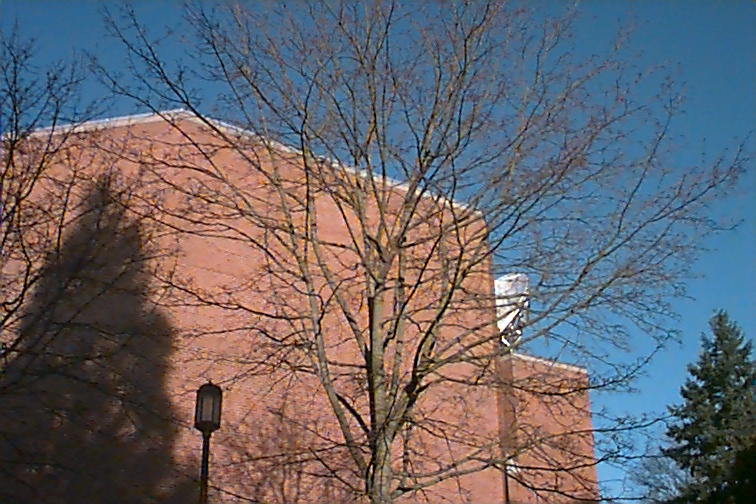
//> input picture code/tree.jpg, 756 x 504 px
$ ./main tree.jpg out.png 3 3   (built with g++ and OpenCV 4)
//> lines starting //> are read from the running program, lines starting //| are printed output that depends on the picture
//opencv libraries
#include "opencv2/core/core.hpp"
#include "opencv2/highgui/highgui.hpp"
#include "opencv2/imgproc/imgproc.hpp"

//C++ standard libraries
#include <iostream>
#include <fstream>
#include <vector>
#include <stack>
#include <unistd.h>

#define IMAGE_NAME "tree.jpg"
#define DEBUG 0
#define RED Scalar(0,0,255)

using namespace cv;
using namespace std;

void ContentAwareResizing(Mat &src, Mat &output, int outWidth, int outHeight);
void ShrinkImage(Mat &src, Mat &output, double scale, char direction);
void EnlargeImage(Mat &src, Mat &output, double scale, char direction);
void resizeByHistogram(Mat &src, Mat &output, int outWidth, int outHeight);
Point getCenter(Mat &src, int buckets = 15);
void process(Mat &src,int outWidth,int outHeight);
void getEnergy(Mat &src, Mat &energy);
void getSeams(Mat &src, Mat &energy, vector<vector<Point> > &seams);
void getSeamMap(Mat &src, Mat &energy, Mat &seam_map, char direction);
void getSeamFromMap(Mat &seam_map, vector<Point> &seam, char direction);
void getSeamFromMap2(Mat &seam_map, vector<vector<Point> > &seams, char direction, int num_seams);
int getMinVal(vector<int> &vals);
int getMinIndex(vector<int> &vals);
int main(int argc,char* argv[])
{
    string method;
	if (argc < 5){
		cout << "Usage: " << argv[0] << " [inputImage] [outputImage] [desiredWidth] [desiredHeight] [seam|histogram]" << endl;
		return 0;
	}
    if (argc < 6)
        method = "seam";
    else
        method = argv[5];

	//Mat img = imread(IMAGE_NAME, IMREAD_COLOR);
	Mat img = imread(argv[1], IMREAD_COLOR);
//> img is the input picture: 504 rows x 756 cols, CV_8UC3; mean B, G, R 107.6, 100.9, 102.1
	//resize(img, img, Size(1000,520));
	// resize(img, img, Size(20,10));
	namedWindow("Finished Image", CV_WINDOW_AUTOSIZE);
	namedWindow("Image", CV_WINDOW_AUTOSIZE);
	namedWindow("Energy", CV_WINDOW_AUTOSIZE);
	namedWindow("TMP", CV_WINDOW_AUTOSIZE);
	namedWindow("Crop", CV_WINDOW_AUTOSIZE);
	//namedWindow("energy", CV_WINDOW_AUTOSIZE);
	imshow("Image",img);

	Mat output;
	//process(img,stoi(argv[3]),stoi(argv[4]));

    if (method.compare("seam") == 0)
        ContentAwareResizing(img, output, stoi(argv[3]), stoi(argv[4]));
    else if (method.compare("histogram") == 0)
        resizeByHistogram(img, output, stoi(argv[3]), stoi(argv[4]));
    else {
        cout << "Method must be either 'seam' or 'histogram'" << endl;
    }
	imshow("Image",img);
	imshow("Finished Image", output);
	imwrite(argv[2], output);
	waitKey(0);
	return 0;
}

// [118 lines left out: functions resizeByHistogram, getCenter, not called in this run]

void ContentAwareResizing(Mat &src, Mat &output, int outWidth, int outHeight) {
//> called with outWidth = 3, outHeight = 3
	int rows = src.rows;
//> rows = 504
	int cols = src.cols;
//> cols = 756
	double x_scale = (double)outHeight / (double)rows;
//> x_scale = 0.00595
	double y_scale = (double)outWidth / (double)cols;
//> y_scale = 0.00397
	Mat tmp;

	if(x_scale > 1) EnlargeImage(src, tmp, x_scale, 1);
	else ShrinkImage(src, tmp, x_scale, 1);

	if(y_scale > 1) EnlargeImage(tmp, output, y_scale, 0);
	else ShrinkImage(tmp, output, y_scale, 0);
}

void ShrinkImage(Mat &src, Mat &output, double scale, char direction) {
//> called with scale = 0.00595, direction = 1
	if (scale <= 0 || scale > 1){
		std::cout << "Scale must range between 0 and 1." << endl;
		return;
	}

	Mat src_bw, energy;
	cvtColor(src, src_bw, CV_BGR2GRAY);
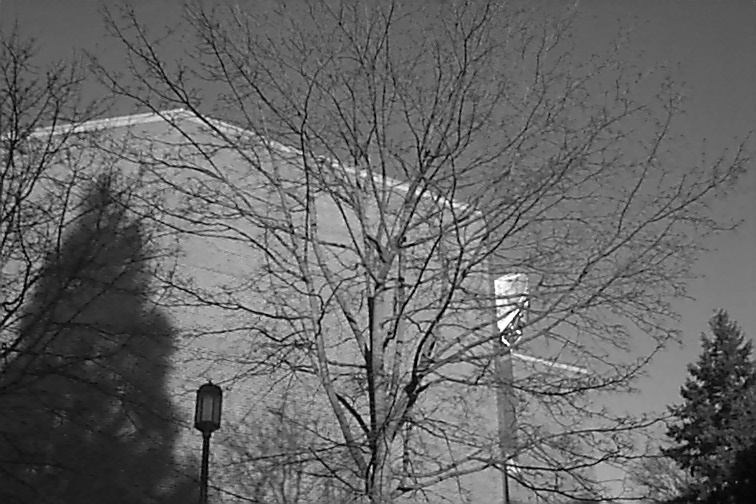
//> src_bw: 504 rows x 756 cols, CV_8UC1; min 0, max 255, mean 102
	output = src.clone();
	vector<Point> seam;

	int num_seams;
	if(direction == 0){
		num_seams = (int)((double)src_bw.cols * (1 - scale));
		seam = vector<Point>(src_bw.rows, Point(0,0));
	}
	else {
		num_seams = (int)((double)src_bw.rows * (1 - scale));
//> num_seams = 501
		seam = vector<Point>(src_bw.cols, Point(0,0));
	}

	for(int i = 0; i < num_seams; i++) {
		int rows = src_bw.rows;
		int cols = src_bw.cols;
		Mat blurred, energy;
		// GaussianBlur(src_bw, blurred, Size(17, 17), 0, 0);
		Mat tmp_src_bw_shrink;
		Mat tmp_output_shrink;
		if (direction == 0){
			tmp_src_bw_shrink = Mat::zeros(rows, cols - 1, CV_8UC1);
			tmp_output_shrink = Mat::zeros(rows, cols - 1, CV_8UC3);
		}
		else {
			tmp_src_bw_shrink = Mat::zeros(rows - 1, cols, CV_8UC1);
			tmp_output_shrink = Mat::zeros(rows - 1, cols, CV_8UC3);
		}
		Mat seam_map(src_bw.rows, src_bw.cols, DataType<int>::type);

		getEnergy(src_bw, energy);
		getSeamMap(src_bw, energy, seam_map, direction);
		getSeamFromMap(seam_map, seam, direction);

		for(int j = 0; j < seam.size(); j++) {
			output.at<Vec3b>(seam[j].x, seam[j].y) = Vec3b(0, 0, 255);
		}

		imshow("TMP", output);
		cv::waitKey(1);

		if (direction == 0){
			for(int k = 0; k < rows; k++) {
				bool shift = false;
				for(int j = 0; j < cols; j++) {
					if (seam[k].y == j) shift = true;
					else if (!shift) {
						tmp_src_bw_shrink.at<uchar>(k,j) = src_bw.at<uchar>(k,j);
						tmp_output_shrink.at<Vec3b>(k,j) = output.at<Vec3b>(k,j);
					}
					else {
						tmp_src_bw_shrink.at<uchar>(k,j-1) = src_bw.at<uchar>(k,j);
						tmp_output_shrink.at<Vec3b>(k,j-1) = output.at<Vec3b>(k,j);
					}
				}
			}
			std::printf("Deleting vertical seams: %d/%d\n", i + 1, num_seams);
		}
		else {
			for(int j = 0; j < cols; j++) {
				bool shift = false;
				for(int k = 0; k < rows; k++) {
					if (seam[j].x == k) shift = true;
					else if (!shift) {
						tmp_src_bw_shrink.at<uchar>(k,j) = src_bw.at<uchar>(k,j);
						tmp_output_shrink.at<Vec3b>(k,j) = output.at<Vec3b>(k,j);
					}
					else {
						tmp_src_bw_shrink.at<uchar>(k-1,j) = src_bw.at<uchar>(k,j);
						tmp_output_shrink.at<Vec3b>(k-1,j) = output.at<Vec3b>(k,j);
					}
				}
			}
			std::printf("Deleting horizontal seams: %d/%d\n", i + 1, num_seams);
		}
		src_bw = tmp_src_bw_shrink;
		output = tmp_output_shrink;
	}
//> this loop made 501 passes
//> pass 1, in getEnergy, `Scharr(src, grad_x, ddepth, 1, 0, scale, delta, BORDER_DEFAULT);`:
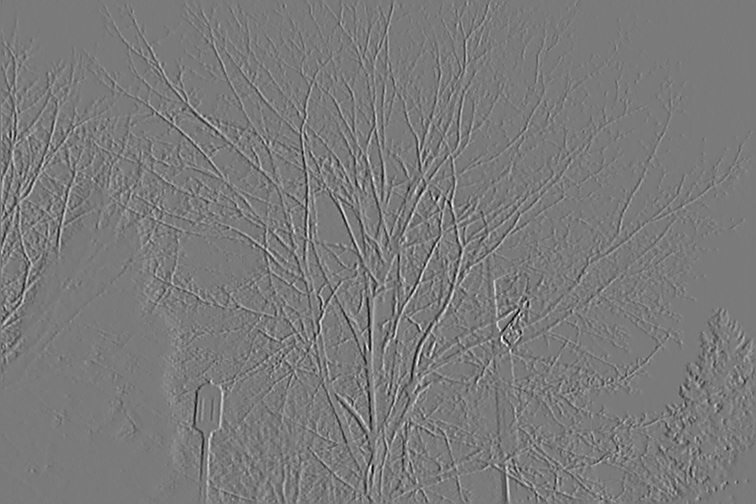
//> grad_x: 504 rows x 756 cols, CV_16SC1; min -3354, max 3620, mean 0.7; drawn with min black and max white
//> pass 1, in getEnergy, `convertScaleAbs(grad_x, abs_grad_x);`:
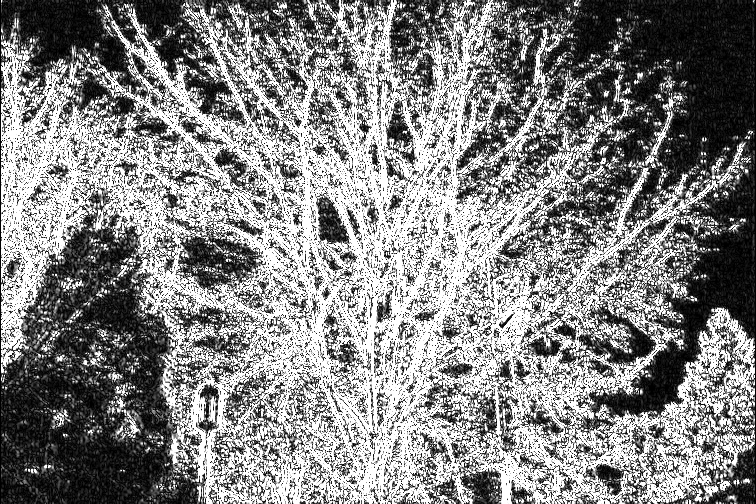
//> abs_grad_x: 504 rows x 756 cols, CV_8UC1; min 0, max 255, mean 132.3
//> pass 1, in getEnergy, `Scharr(src, grad_y, ddepth, 0, 1, scale, delta, BORDER_DEFAULT);`:
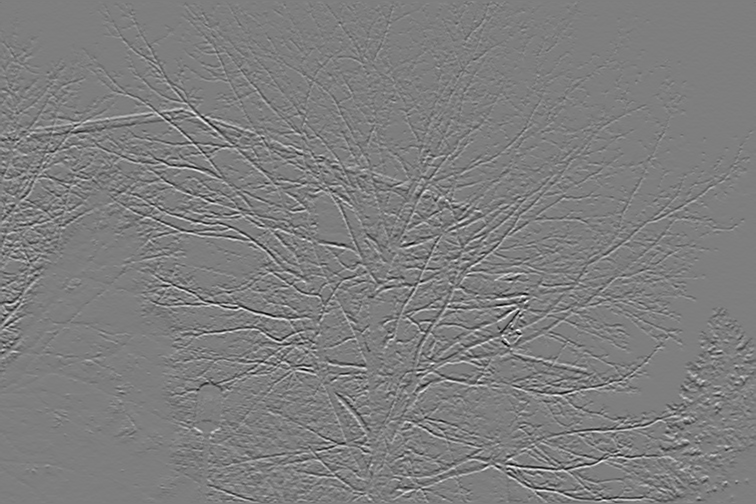
//> grad_y: 504 rows x 756 cols, CV_16SC1; min -3204, max 3255, mean -0.6; drawn with min black and max white
//> pass 1, in getEnergy, `convertScaleAbs(grad_y, abs_grad_y);`:
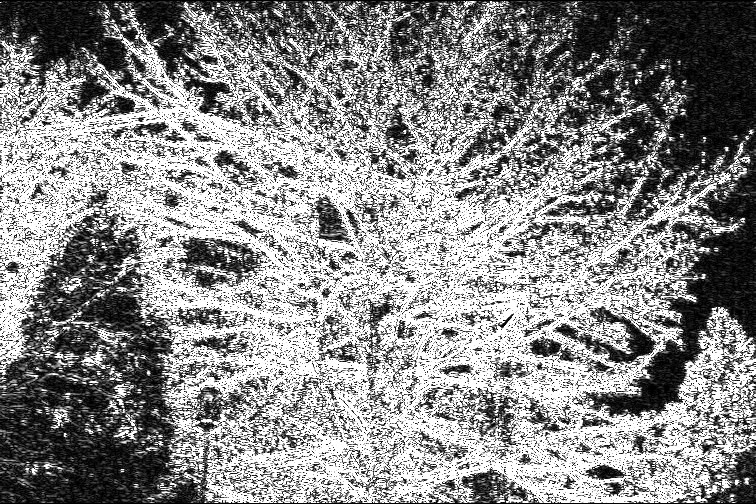
//> abs_grad_y: 504 rows x 756 cols, CV_8UC1; min 0, max 255, mean 138.8
//> after the loop, seam = 756 Points (x, y), first 12: [0, 0], [0, 1], [0, 2], [0, 3], [0, 4], [0, 5], [0, 6], [0, 7], [0, 8], [0, 9], [0, 10], [0, 11]
//> the loop in ShrinkImage (call 2), `for(int i = 0; i < num_seams; i++)` made 753 passes
//> seam on passes 1 to 3: 3 Points (x, y): [0, 755], [1, 755], [2, 755], 3 Points (x, y): [0, 754], [1, 754], [2, 754], 3 Points (x, y): [0, 0], [1, 0], [2, 0]
}

// [169 lines left out: functions EnlargeImage, process, not called in this run]

void getEnergy(Mat &src, Mat &energy) {
  int scale = 1;
  int delta = 0;
  int ddepth = CV_16S;
  Mat grad_x, grad_y;
  Mat abs_grad_x, abs_grad_y;

  // Gradient X
  // Sobel(src, grad_x, ddepth, 1, 0, 3, scale, delta, BORDER_DEFAULT);
  Scharr(src, grad_x, ddepth, 1, 0, scale, delta, BORDER_DEFAULT);
  convertScaleAbs(grad_x, abs_grad_x);

  // Gradient Y
  // Sobel(src, grad_y, ddepth, 0, 1, 3, scale, delta, BORDER_DEFAULT);
  Scharr(src, grad_y, ddepth, 0, 1, scale, delta, BORDER_DEFAULT);
  convertScaleAbs(grad_y, abs_grad_y);

  add(abs_grad_x, abs_grad_y, energy);

  if (DEBUG) imshow("energy", energy);
}

// [14 lines left out: function getSeams, not called in this run]

void getSeamMap(Mat &src, Mat &energy, Mat &seam_map, char direction) {
  unsigned int rows = src.rows;
  unsigned int cols = src.cols;
  int min;
  vector<int> previous_vals(3, 0);

  if (direction == 0) {
    for(int i = 0; i < cols; i++) seam_map.at<int>(0,i) = energy.at<uchar>(0,i);
    for(int i = 1; i < rows; i++) {
      for(int j = 0; j < cols; j++) {
        previous_vals[0] = (j > 0) ? seam_map.at<int>(i-1,j-1) : INT_MAX;
        previous_vals[1] = seam_map.at<int>(i-1,j);
        previous_vals[2] = (j < cols-1) ? seam_map.at<int>(i-1,j+1) : INT_MAX;
        min = getMinVal(previous_vals);
        seam_map.at<int>(i,j) = min + energy.at<uchar>(i,j);
      }
    }
  }
  else if (direction == 1) {
    for(int i = 0; i < rows; i++) seam_map.at<int>(i,0) = energy.at<uchar>(i,0);
    for(int j = 1; j < cols; j++) {
      for(int i = 0; i < rows; i++) {
        previous_vals[0] = (i > 0) ? seam_map.at<int>(i-1,j-1) : INT_MAX;
        previous_vals[1] = seam_map.at<int>(i,j-1);
        previous_vals[2] = (i < rows-1) ? seam_map.at<int>(i+1,j-1) : INT_MAX;
        min = getMinVal(previous_vals);
        seam_map.at<int>(i,j) = min + energy.at<uchar>(i,j);
      }
    }
  }
}

void getSeamFromMap(Mat &seam_map, vector<Point> &seam, char direction) {
  unsigned int rows = seam_map.rows;
  unsigned int cols = seam_map.cols;
  vector<int> vals(3, 0);

  // get the vertical seam
  if (direction == 0) {
    for(int i = rows - 1; i >= 0; i--) {
      // if we're at the bottom row, find the minimum val
      if (i == rows - 1) {
        int min = INT_MAX;
        int min_index;
        for(int j = 0; j < cols; j++) {
          // cout << "(" << i << "," << j << "): " << seam_map.at<int>(i, j) << endl;
          if (seam_map.at<int>(i, j) < min) {
            min = seam_map.at<int>(i, j);
            min_index = j;
          }
        }
        seam[i].x = i;
        seam[i].y = min_index;
      }
      else {
        int last_index = seam[i+1].y;
        vals[0] = (last_index > 0) ? seam_map.at<int>(i, last_index-1) : INT_MAX;
        vals[1] = seam_map.at<int>(i, last_index);
        vals[2] = (last_index < cols-1) ? seam_map.at<int>(i, last_index+1) : INT_MAX;
        int relative_index = getMinIndex(vals);
        seam[i].x = i;
        seam[i].y = last_index + relative_index - 1;
      }
    }
  }
  else if (direction == 1) {
    // get the horizontal seam
    for(int i = cols - 1; i >= 0; i--) {
      // if we're at the rightmost col, find the minimum val
      if (i == cols - 1) {
        int min = INT_MAX;
        int min_index;
        for(int j = 0; j < rows; j++) {
          // cout << "(" << j << "," << i << "): " << seam_map.at<int>(j, i) << endl;
          if (seam_map.at<int>(j, i) < min) {
            min = seam_map.at<int>(j, i);
            min_index = j;
          }
        }
        seam[i].x = min_index;
        seam[i].y = i;
      }
      else {
        int last_index = seam[i+1].x;
        vals[0] = (last_index > 0) ? seam_map.at<int>(last_index-1, i) : INT_MAX;
        vals[1] = seam_map.at<int>(last_index, i);
        vals[2] = (last_index < rows-1) ? seam_map.at<int>(last_index+1, i) : INT_MAX;
        int relative_index = getMinIndex(vals);
        seam[i].x = last_index + relative_index - 1;
        seam[i].y = i;
      }
    }
  }
}

// [98 lines left out: function getSeamFromMap2, not called in this run]

int getMinVal(vector<int> &vals) {
  int m1 = min(vals[0], vals[1]);
  int m2 = min(m1, vals[2]);
  return m2;
}

int getMinIndex(vector<int> &vals) {
  int min = INT_MAX;
  int min_index = 1;
  for(int i = 0; i < 3; i++) {
    if (vals[i] < min) {
      min = vals[i];
      min_index = i;
    }
  }
  return min_index;
}
